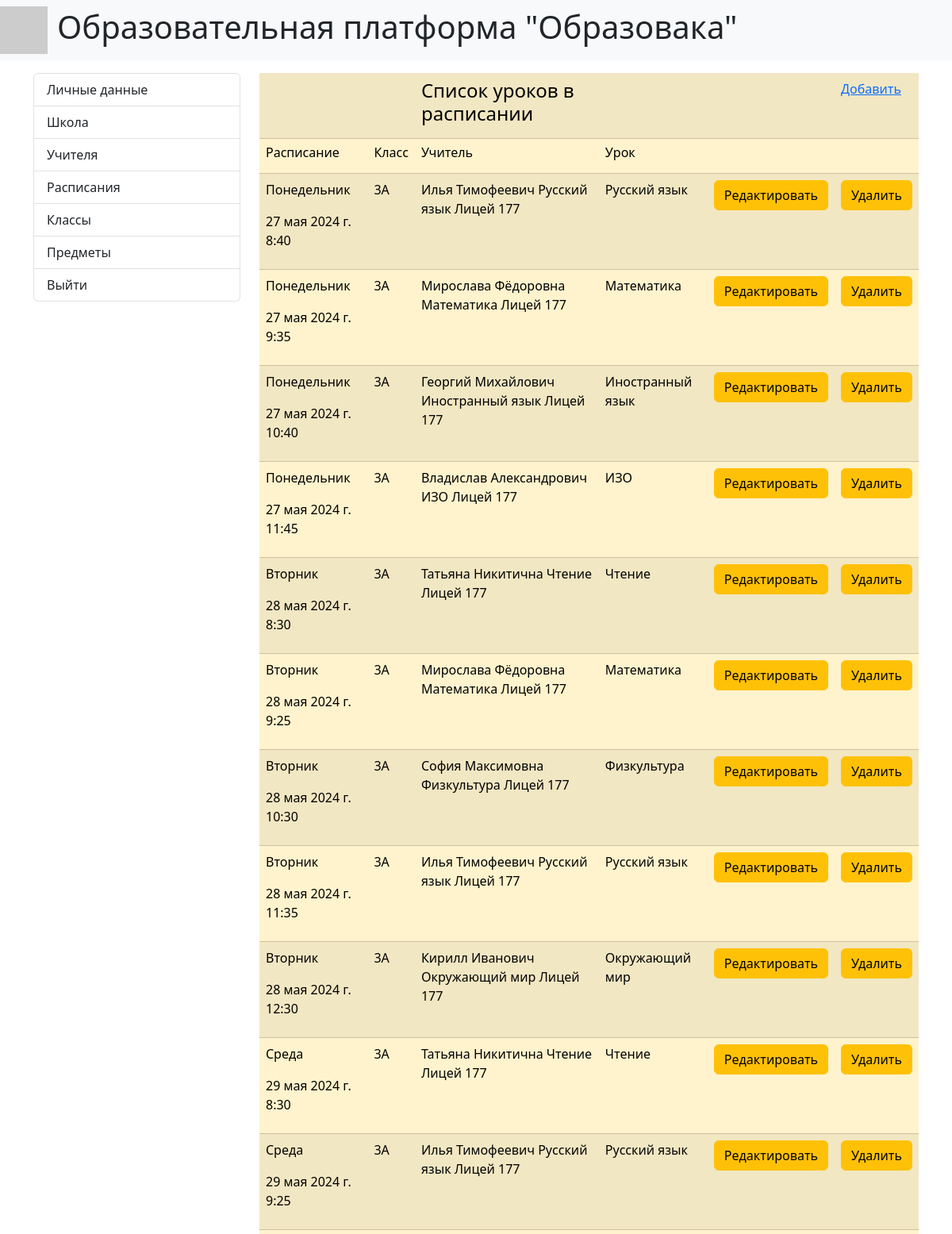
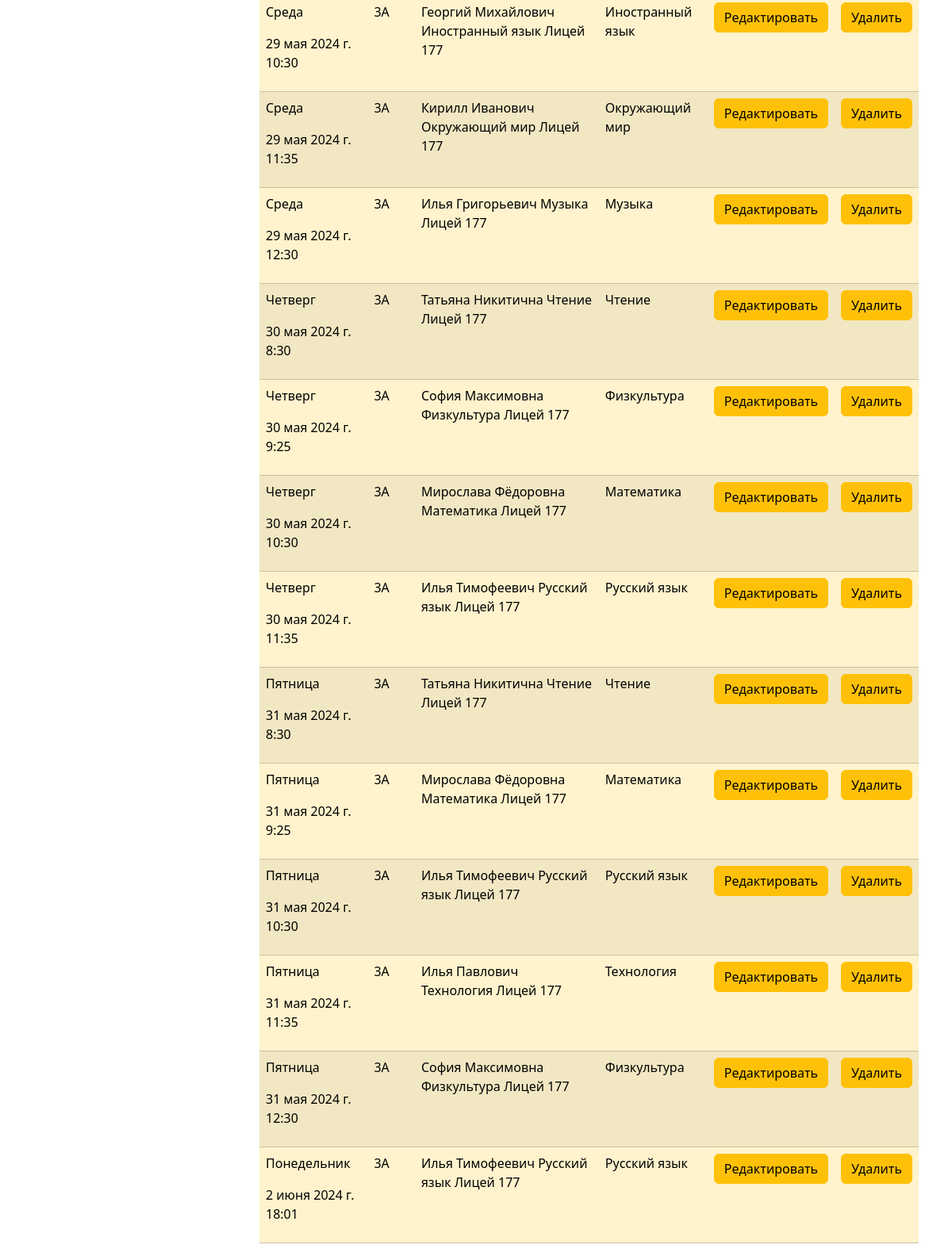
Page /schedules/1 on the committed database (2 pictures, top to bottom).
### core/models.py (models this page shows, shortened)
class Schedule(models.Model):
    name = models.CharField('Расписание', max_length=100, default='Расписание')
    date = models.DateTimeField('Дата')
    lesson = models.ForeignKey('Lesson', on_delete=models.CASCADE, null=True)
    group = models.ForeignKey('Group', on_delete=models.CASCADE, null=True)
    teacher = models.ForeignKey('Teacher', on_delete=models.CASCADE, null=True)
    class Meta:
        verbose_name = 'Расписание'
        verbose_name_plural = 'Расписание'

class Lesson(models.Model):
    name = models.CharField('Урок', max_length=100, default='Урок')
    date = models.DateTimeField('Время')
    description = models.TextField('Описание', blank=True)
    file = models.FileField('Файл', null=True, upload_to='files', default=None)
    subject = models.ForeignKey('Subject', on_delete=models.CASCADE, null=True)
    class Meta:
        verbose_name = 'Урок'
        verbose_name_plural = 'Урок'

class Group(models.Model):
    name = models.CharField('Класс', max_length=10)
    teacher = models.ForeignKey('Teacher', on_delete=models.CASCADE, null=True)
    school = models.ForeignKey('School', on_delete=models.CASCADE, null=True)
    class Meta:
        verbose_name = 'Класс'
        verbose_name_plural = 'Класс'

class Teacher(models.Model):
    surname = models.CharField('Фамилия', max_length=250)
    name = models.CharField('Имя', max_length=250)
    lastname = models.CharField('Отчество', max_length=250, null=True)
    phone = models.CharField('Номер телефона', max_length=50, null=True)
    email = models.CharField('Электронная почта', max_length=50, default='email')
    login = models.CharField('Логин', max_length=150, default='login')
    password = models.CharField('Пароль', max_length=150, default='password')
    school = models.ForeignKey('School', on_delete=models.CASCADE, null=True)
    subject = models.ForeignKey('Subject', on_delete=models.CASCADE, null=True)
    class Meta:
        verbose_name = 'Учитель'
        verbose_name_plural = 'Учитель'
    def __str__(self) -> str:
        return f'{self.name} {self.lastname} {self.subject.name} {self.school.name}'

class Subject(models.Model):
    name = models.CharField('Предмет', max_length=100)
    class Meta:
        verbose_name = 'Предмет'
        verbose_name_plural = 'Предмет'

class School(models.Model):
    name = models.CharField('Название', max_length=100)
    address = models.CharField('Адрес', max_length=50, default='address')
    contactPhone = models.CharField('Контактный телефон', max_length=100, default='phone')
    class Meta:
        verbose_name = 'Школа'
        verbose_name_plural = 'Школа'

### core/views.py (the view)
# urls.py: path('schedules/<int:pk>', views.AllScheduleList.as_view(), name='schedules'),
class AllScheduleList(ListView):
    model = models.Administrator
    template_name = 'core/schedules.html'
    def get_context_data(self, **kwargs):
        context = super().get_context_data(**kwargs)
        admin = models.Administrator.objects.get(pk=self.kwargs['pk'])
        schedules = models.Schedule.objects.all()
        context['admin'] = admin
        context['schedules'] = schedules
        return context

### core/templates/core/schedules.html
{% extends 'base.html' %}
{% block sidebar %}
{% include 'inc/_admin_sidebar.html' %}
{% endblock %}
{% block content %}
<div class="col-md-9">
    <table class="table table-warning table-striped">
        <tr>
            <td></td>
            <td></td>
            <td><p class="h4">Список уроков в расписании</p></td>
            <td></td>
            <td></td>
            <td><p><a href="{% url 'admin_post_lesson' admin.pk %}">Добавить</a></p></td>
        </tr>
        <tr>
            <td><p class="h6">Расписание</p></td>
            <td><p class="h6">Класс</p></td>
            <td><p class="h6">Учитель</p></td>
            <td><p class="h6">Урок</p></td>
            <td></td>
            <td></td>
        </tr>
        {% for schedule in schedules %}
        {% if schedule.teacher.school.pk == admin.school.pk %}
        <tr>
            <td>
                <p> {{ schedule.name }} </p>
                <p> {{ schedule.lesson.date }} </p>
            </td>
            <td>
                <p> {{ schedule.group.name }} </p>
            </td>
            <td>
                <p> {{ schedule.teacher }} </p>
            </td>
            <td>
                <p> {{ schedule.lesson.subject.name }} </p>
            </td>
            <td>
                <p>
                    <a href="{% url 'admin_edit_lesson' admin.pk schedule.lesson.pk %}" class="btn btn-warning"> Редактировать </a>
                </p>
            </td>
            <td>
                <p>
                    <a href="{% url 'admin_delete_lesson' admin.pk schedule.lesson.pk %}" class="btn btn-warning"> Удалить </a>
                </p>
            </td>
        </tr>
        {% endif %}
        {% endfor %}
    </table>
</div>
{% endblock %}

### rows in the picture
Schedule: name "Понедельник", lesson "27 мая 2024 г. 8:40", group.name "3А", teacher "Илья Тимофеевич Русский язык Лицей 177", lesson.subject.name "Русский язык"
Schedule: name "Понедельник", lesson "27 мая 2024 г. 9:35", group.name "3А", teacher "Мирослава Фёдоровна Математика Лицей 177", lesson.subject.name "Математика"
Schedule: name "Понедельник", lesson "27 мая 2024 г. 10:40", group.name "3А", teacher "Георгий Михайлович Иностранный язык Лицей 177", lesson.subject.name "Иностранный язык"
Schedule: name "Понедельник", lesson "27 мая 2024 г. 11:45", group.name "3А", teacher "Владислав Александрович ИЗО Лицей 177", lesson.subject.name "ИЗО"
Schedule: name "Вторник", lesson "28 мая 2024 г. 8:30", group.name "3А", teacher "Татьяна Никитична Чтение Лицей 177", lesson.subject.name "Чтение"
Schedule: name "Вторник", lesson "28 мая 2024 г. 9:25", group.name "3А", teacher "Мирослава Фёдоровна Математика Лицей 177", lesson.subject.name "Математика"
Schedule: name "Вторник", lesson "28 мая 2024 г. 10:30", group.name "3А", teacher "София Максимовна Физкультура Лицей 177", lesson.subject.name "Физкультура"
Schedule: name "Вторник", lesson "28 мая 2024 г. 11:35", group.name "3А", teacher "Илья Тимофеевич Русский язык Лицей 177", lesson.subject.name "Русский язык"
Schedule: name "Вторник", lesson "28 мая 2024 г. 12:30", group.name "3А", teacher "Кирилл Иванович Окружающий мир Лицей 177", lesson.subject.name "Окружающий мир"
Schedule: name "Среда", lesson "29 мая 2024 г. 8:30", group.name "3А", teacher "Татьяна Никитична Чтение Лицей 177", lesson.subject.name "Чтение"
Schedule: name "Среда", lesson "29 мая 2024 г. 9:25", group.name "3А", teacher "Илья Тимофеевич Русский язык Лицей 177", lesson.subject.name "Русский язык"
Schedule: name "Среда", lesson "29 мая 2024 г. 10:30", group.name "3А", teacher "Георгий Михайлович Иностранный язык Лицей 177", lesson.subject.name "Иностранный язык"
Schedule: name "Среда", lesson "29 мая 2024 г. 11:35", group.name "3А", teacher "Кирилл Иванович Окружающий мир Лицей 177", lesson.subject.name "Окружающий мир"
Schedule: name "Среда", lesson "29 мая 2024 г. 12:30", group.name "3А", teacher "Илья Григорьевич Музыка Лицей 177", lesson.subject.name "Музыка"
Schedule: name "Четверг", lesson "30 мая 2024 г. 8:30", group.name "3А", teacher "Татьяна Никитична Чтение Лицей 177", lesson.subject.name "Чтение"
Schedule: name "Четверг", lesson "30 мая 2024 г. 9:25", group.name "3А", teacher "София Максимовна Физкультура Лицей 177", lesson.subject.name "Физкультура"
Schedule: name "Четверг", lesson "30 мая 2024 г. 10:30", group.name "3А", teacher "Мирослава Фёдоровна Математика Лицей 177", lesson.subject.name "Математика"
Schedule: name "Четверг", lesson "30 мая 2024 г. 11:35", group.name "3А", teacher "Илья Тимофеевич Русский язык Лицей 177", lesson.subject.name "Русский язык"
Schedule: name "Пятница", lesson "31 мая 2024 г. 8:30", group.name "3А", teacher "Татьяна Никитична Чтение Лицей 177", lesson.subject.name "Чтение"
Schedule: name "Пятница", lesson "31 мая 2024 г. 9:25", group.name "3А", teacher "Мирослава Фёдоровна Математика Лицей 177", lesson.subject.name "Математика"
Schedule: name "Пятница", lesson "31 мая 2024 г. 10:30", group.name "3А", teacher "Илья Тимофеевич Русский язык Лицей 177", lesson.subject.name "Русский язык"
Schedule: name "Пятница", lesson "31 мая 2024 г. 11:35", group.name "3А", teacher "Илья Павлович Технология Лицей 177", lesson.subject.name "Технология"
Schedule: name "Пятница", lesson "31 мая 2024 г. 12:30", group.name "3А", teacher "София Максимовна Физкультура Лицей 177", lesson.subject.name "Физкультура"
Schedule: name "Понедельник", lesson "2 июня 2024 г. 18:01", group.name "3А", teacher "Илья Тимофеевич Русский язык Лицей 177", lesson.subject.name "Русский язык"
